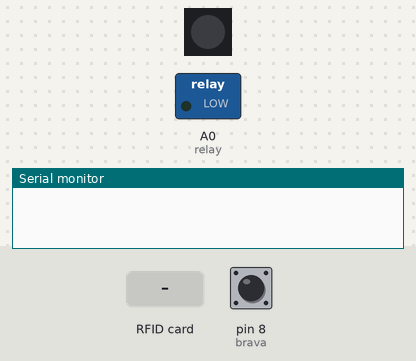
Recording of a sketch running on a simulated Arduino Uno, built for the host (arithmetic inside an expression is 32-bit, double 64-bit). Parts: 1 RGB LEDs in strip order, left to right, switched loads named in the sketch (green lamp = pin HIGH), the last lines printed to the serial monitor. The inputs (shaded band) are chosen by the test bench; at power-on: pin 8 (brava) HIGH. Dim RGB values are drawn brighter than linear; WiFi joins after 1.5 s; servers stay silent unless stated; colours are those a GRB WS2812 strip shows for the declared byte order.

Above: at 0.1 s.
At 6.7 s:
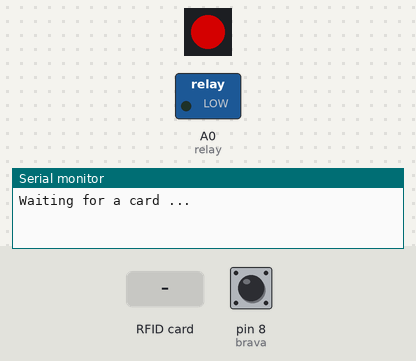
6.8 s: pin 8 (brava) pulled LOW for 0.15 s
At 7.2 s:
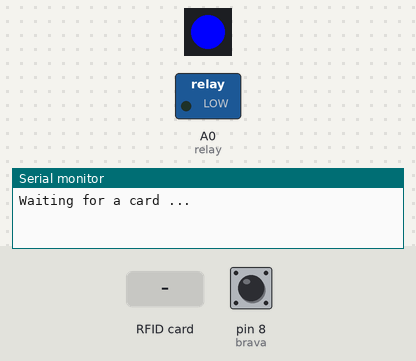
8.4 s: RFID card 5E 7A 19 C4 held to the reader
11.4 s: pin 8 (brava) pulled LOW for 1 s
Timing chart, 0 to 14.4 s (numbered marks = the images above; inputs shaded):
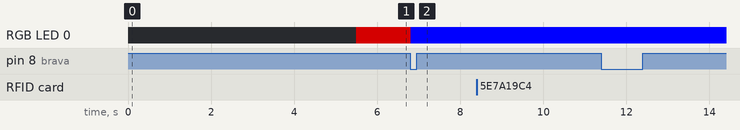

Measured:
- after the input at 6.8 s, RGB LED 0: RGB(128, 0, 0) → RGB(0, 0, 255) at once
- after the input at 11.4 s, every drawn part: stays the same

The sketch:

bike.ino
```cpp
#include <SPI.h>
#include <Ethernet.h>
#include <EthernetUdp.h>
#include <Wire.h>
#include <Adafruit_PN532.h>
#include <FastLED.h>

#define PN532_SCK (2)
#define PN532_MOSI (3)
#define PN532_SS (4)
#define PN532_MISO (5)

#define NUM_LEDS 1
#define DATA_PIN 9

byte mac[] = {0xDE, 0xAD, 0xBE, 0xEF, 0xFE, 0xEE};
IPAddress ip(192, 168, 0, 24);
unsigned int localPort = 23;
char packetBuffer[UDP_TX_PACKET_MAX_SIZE];
String datReq;
int packetSize;
EthernetUDP Udp;

Adafruit_PN532 nfc(PN532_SCK, PN532_MISO, PN532_MOSI, PN532_SS);

int relay = A0;
int brava = 8;
int b = 0;

CRGB leds[NUM_LEDS];

uint8_t success;
uint8_t uid[] = {0, 0, 0, 0};
uint8_t uidLength;

void setup()
{
  FastLED.addLeds<WS2812, DATA_PIN, RGB>(leds, NUM_LEDS);
  pinMode(brava, INPUT_PULLUP);
  pinMode(relay, OUTPUT);
  //pinMode(buzzer, OUTPUT);
  digitalWrite(relay, LOW);
  Serial.begin(115200);
  Ethernet.begin(mac, ip);
  Udp.begin(localPort);
  delay(500);

  nfc.begin();

  nfc.SAMConfig();

  Serial.println("Waiting for a card ...");

  delay(5000);

  packetSize = Udp.parsePacket();

  if(packetSize > 0)
  {
    Udp.read(packetBuffer, UDP_TX_PACKET_MAX_SIZE);
    String datReq(packetBuffer);
    Serial.println("Ocitavanje paketa: ");
    Serial.println(datReq);
  }
}

void loop()
{
  leds[0] = CRGB::Green;
  FastLED.show();

  while(digitalRead(brava) == 0)
  {
    if(b == 0)
    {
      leds[0] = CRGB::Blue;
      FastLED.show();
    }

    success = nfc.readPassiveTargetID(PN532_MIFARE_ISO14443A, uid, &uidLength);

    if(success)
    {
      Serial.println("");
      Serial.println("Found an ISO14443A card");
      Serial.print("  UID Length: ");
      Serial.print(uidLength, DEC);
      Serial.println(" bytes");
      Serial.print("  UID Value: ");
      nfc.PrintHex(uid, uidLength);
      Serial.println(uid[0]);
      Serial.println(uid[1]);
      Serial.println(uid[2]);
      Serial.println(uid[3]);
      Serial.println("");
      Serial.println("Slanje paketa");
      Udp.beginPacket(Udp.remoteIP(), Udp.remotePort());
      Udp.print(uid[0]);
      Udp.print(uid[1]);
      Udp.print(uid[2]);
      Udp.print(uid[3]);
      Udp.endPacket();
      Serial.println("Zavrsetak slanja paketa");

      delay(500);

      memset(packetBuffer, 0, UDP_TX_PACKET_MAX_SIZE);
      packetSize = Udp.parsePacket();
      Udp.read(packetBuffer, UDP_TX_PACKET_MAX_SIZE);
      String datReq(packetBuffer);
      Serial.println("Ocitavanje paketa: ");
      Serial.println(datReq);

      if(datReq == "zakljucaj")
      {
        b = 1;
        Serial.println("Card accepted!");
        leds[0] = CRGB::Red;
        FastLED.show();
        success = 0;
      } else if(datReq == "otkljucaj")
             {
               leds[0] = CRGB::Green;
               FastLED.show();
               digitalWrite(relay, HIGH);
               delay(200);
               digitalWrite(relay, LOW);
               success = 0;
             } else
               {
                 Serial.println("Card denied");
                 success = 0;
               }
      memset(packetBuffer, 0, UDP_TX_PACKET_MAX_SIZE);
    }

   delay(3000);

  }
}
```
